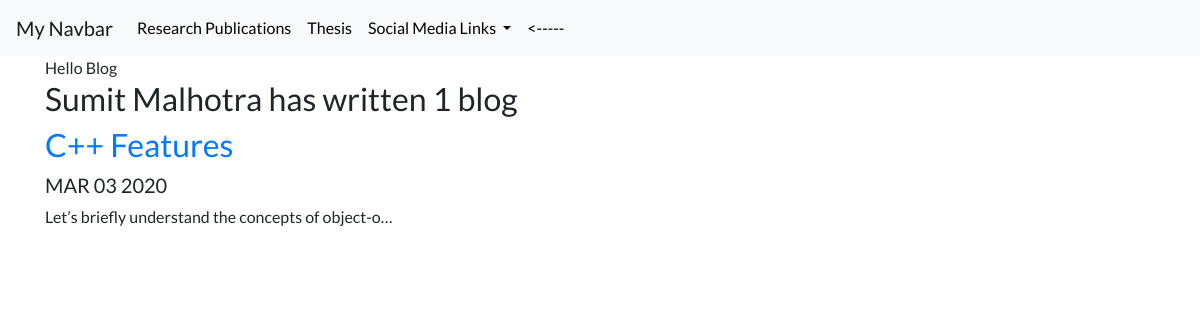
Screenshot of /blog/ with the database file from the repository.
### blog/models.py (models this page shows, shortened)
class Blog(models.Model):
    title=models.CharField(max_length=200)
    description=models.TextField()
    date=models.DateField()

### blog/views.py (the view)
# urls.py: path('',views.all_blogs,name='all_blogs'),
def all_blogs(request):
    blogs=Blog.objects.order_by('-date')
    return render(request,'blog/all_blogs.html',{'blogs':blogs})

### blog/templates/blog/all_blogs.html
{% extends 'portfolio/base.html' %}
{% block content %}
Hello Blog
<h2>Sumit Malhotra has written {{blogs.count}} blog{{blogs.count|pluralize}}</h2>
{% for blog in blogs %}
<a href="{%url 'blog:detail' blog.id %}"><h2>{{blog.title}}</h2></a>
<h5>{{blog.date|date:'M d Y'|upper}}</h5>
<p>{{blog.description|striptags|truncatechars:50}}</p>
{% endfor %}
{% endblock %}

### portfolio/templates/portfolio/base.html (shortened to what this page needs)
{% load static %}
<!doctype html>
<html lang="en">
  <head>
    <link rel="stylesheet" href="https://stackpath.bootstrapcdn.com/bootstrap/4.4.1/css/bootstrap.min.css">
    <link rel="stylesheet" href="{% static "portfolio/custom.css" %}">
  </head>
  <body>
      <nav class="navbar navbar-expand-lg navbar-light bg-light">
    <a class="navbar-brand" href="#">My Navbar</a>
    <div class="collapse navbar-collapse" id="navbarSupportedContent">
      <ul class="navbar-nav mr-auto">
        <li class="nav-item active">
          <a class="nav-link"  href="{% static 'portfolio/research.html' %}">Research Publications <span class="sr-only">(current)</span></a>
        </li>
        <li class="nav-item">
          <a class="nav-link" href="{% static 'portfolio/thesis.html' %}">Thesis</a>
        </li>
         <li class="nav-item dropdown">
          <a class="nav-link dropdown-toggle" href="#" id="navbarDropdown" role="button" data-toggle="dropdown" aria-haspopup="true" aria-expanded="false">
            Social Media Links
          </a>
        </li>
        <li class="nav-item">
          <a class="nav-link disabled" href="#" tabindex="-1" aria-disabled="true"><-----</a>
        </li>
      </ul>
    </div>
  </nav>
    <div class="container">
        {% block content %}{% endblock %}
      </div>
  </body>
</html>

### portfolio/static/portfolio/custom.css (style rules this page uses)
.navbar-nav .nav-link { color: rgba(0,0,0,1) !important; }
body { font-family: 'Lato', sans-serif; }

### rows the page displays
Blog: title "C++ Features", date "MAR 03 2020", description "Let’s briefly understand the concepts of object-o…"

### other values shown
{{ blogs.count }} "1"
